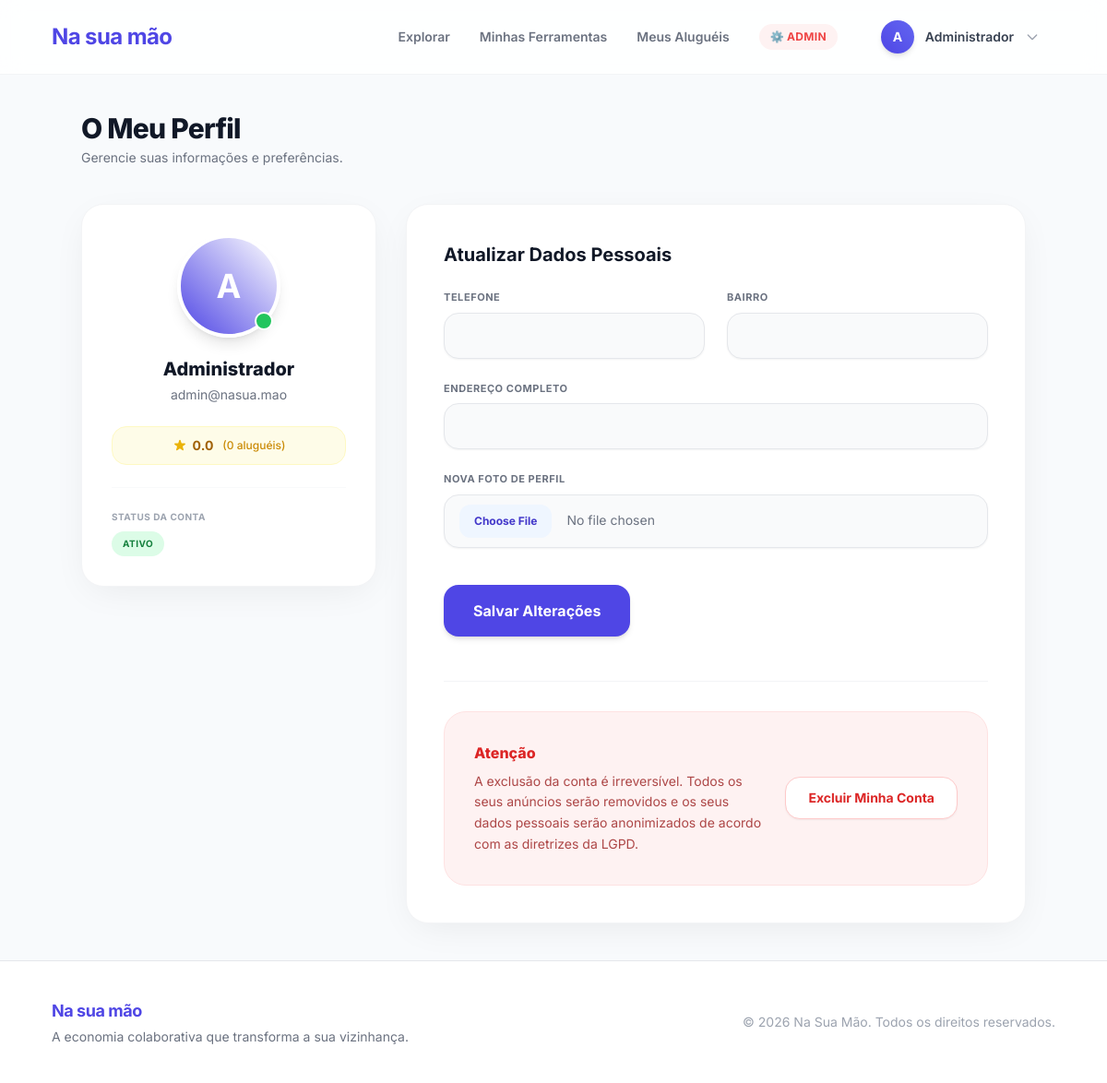
The app's page /perfil (signed in) with its own data.
### models/models.py (models this page shows)
class Usuario(Base):
    __tablename__ = "usuarios"
    id_usuario = Column(Integer, primary_key=True, index=True)
    nome = Column(String(100), nullable=False)
    email = Column(String(100), unique=True, index=True, nullable=False)
    senha = Column(String(255), nullable=False)
    cpf = Column(String(14), unique=True, nullable=False)
    cep = Column(String(9), nullable=True)
    telefone = Column(String(15), nullable=True)
    reputacao_acumulada = Column(Numeric(3, 1), default=0.0)
    tipo_perfil = Column(SAEnum(TipoPerfil), default=TipoPerfil.AMBOS)
    data_cadastro = Column(DateTime(timezone=True), server_default=func.now())
    latitude = Column(Float, nullable=True)
    longitude = Column(Float, nullable=True)
    data_nascimento = Column(Date, nullable=False)
    bairro = Column(String(100), nullable=True)
    endereco = Column(String(255), nullable=True)
    foto = Column(String(255), nullable=True)
    total_alugueis = Column(Integer, default=0)
    status_conta = Column(String(20), default="ativo")
    is_admin = Column(Boolean, default=False)
    ferramentas = relationship("Ferramenta", back_populates="locador")
    reservas_como_locatario = relationship("Reserva", back_populates="locatario", foreign_keys="Reserva.id_locatario")

### src/controllers/auth_controller.py (the view)
@router.get("/perfil", response_class=HTMLResponse)
async def perfil(request: Request, db: Session = Depends(get_db), usuario: Usuario = Depends(require_login)):
    from models.models import Avaliacao
    avaliacoes = db.query(Avaliacao).filter(Avaliacao.id_avaliado == usuario.id_usuario).order_by(Avaliacao.id_avaliacao.desc()).limit(5).all()
    return templates.TemplateResponse("perfil.html", {
        "request": request, "usuario": usuario, "avaliacoes": avaliacoes, "erro": None, "sucesso": None
    })

### templates/perfil.html (shortened to what this page needs)
{% extends "base.html" %}
{% block content %}
<div class="max-w-5xl mx-auto">
  <div class="mb-10">
    <h1 class="text-3xl font-extrabold text-gray-900 tracking-tight">O Meu Perfil</h1>
    <p class="text-sm text-gray-500 mt-1">Gerencie suas informações e preferências.</p>
  </div>
  <div class="grid grid-cols-1 md:grid-cols-12 gap-8 items-start">
    <div class="md:col-span-4 bg-white rounded-3xl shadow-soft border border-gray-100 p-8 text-center sticky top-24">
      <div class="w-28 h-28 rounded-full bg-gradient-to-tr from-primary-600 to-primary-400 text-white flex items-center justify-center text-4xl font-bold mx-auto mb-5 shadow-lg border-4 border-white relative">
        {% if usuario.foto %}
          <img src="{{ usuario.foto }}" class="w-full h-full rounded-full object-cover">
        {% else %}
          {{ usuario.nome[0].upper() }}
        {% endif %}
        <span class="absolute bottom-1 right-1 w-5 h-5 bg-green-500 border-2 border-white rounded-full"></span>
      </div>
      <h2 class="font-extrabold text-xl text-gray-900 mb-1">{{ usuario.nome }}</h2>
      <p class="text-sm text-gray-500 mb-6">{{ usuario.email }}</p>
      <div class="inline-flex items-center gap-1.5 bg-yellow-50 text-yellow-700 px-4 py-2.5 rounded-2xl text-sm font-bold mb-6 border border-yellow-100 w-full justify-center">
        {{ "%.1f"|format(usuario.reputacao_acumulada) }}
        <span class="font-medium text-yellow-600 text-xs ml-1">({{ usuario.total_alugueis }} aluguéis)</span>
      </div>
      <div class="pt-6 border-t border-gray-50">
        <p class="text-[10px] text-gray-400 uppercase font-bold text-left mb-2 tracking-wider">Status da Conta</p>
        <div class="flex">
          <span class="bg-green-100 text-green-700 px-3 py-1.5 rounded-full font-bold uppercase text-[10px] tracking-wider">{{ usuario.status_conta }}</span>
        </div>
      </div>
    </div>
    <div class="md:col-span-8 bg-white rounded-3xl shadow-soft border border-gray-100 p-8 md:p-10">
      <h3 class="font-bold text-gray-900 mb-6 text-xl">Atualizar Dados Pessoais</h3>
      <form method="POST" action="/perfil" enctype="multipart/form-data" class="space-y-6">
        <div class="grid grid-cols-1 sm:grid-cols-2 gap-6">
          <div>
            <label class="block text-[11px] font-bold text-gray-500 uppercase tracking-wider mb-2">Telefone</label>
            <input type="text" name="telefone" value="{{ usuario.telefone or '' }}"
                   class="w-full bg-gray-50 border border-gray-200 rounded-2xl px-4 py-3.5 text-sm focus:ring-2 focus:ring-primary-500 focus:bg-white outline-none transition-all shadow-sm">
          </div>
          <div>
            <label class="block text-[11px] font-bold text-gray-500 uppercase tracking-wider mb-2">Bairro</label>
            <input type="text" name="bairro" value="{{ usuario.bairro or '' }}"
                   class="w-full bg-gray-50 border border-gray-200 rounded-2xl px-4 py-3.5 text-sm focus:ring-2 focus:ring-primary-500 focus:bg-white outline-none transition-all shadow-sm">
          </div>
          <div class="sm:col-span-2">
            <label class="block text-[11px] font-bold text-gray-500 uppercase tracking-wider mb-2">Endereço Completo</label>
            <input type="text" name="endereco" value="{{ usuario.endereco or '' }}"
                   class="w-full bg-gray-50 border border-gray-200 rounded-2xl px-4 py-3.5 text-sm focus:ring-2 focus:ring-primary-500 focus:bg-white outline-none transition-all shadow-sm">
          </div>
          <div class="sm:col-span-2">
            <label class="block text-[11px] font-bold text-gray-500 uppercase tracking-wider mb-2">Nova Foto de Perfil</label>
            <div class="flex items-center gap-4 w-full bg-gray-50 border border-gray-200 rounded-2xl px-4 py-2.5 transition-all shadow-sm hover:bg-white">
              <input type="file" name="foto" accept="image/*"
                     class="w-full text-sm text-gray-500 file:mr-4 file:py-2.5 file:px-4 file:rounded-xl file:border-0 file:text-xs file:font-bold file:bg-primary-50 file:text-primary-700 hover:file:bg-primary-100 cursor-pointer outline-none">
            </div>
          </div>
        </div>
        <div class="pt-4">
          <button type="submit" class="bg-primary-600 hover:bg-primary-700 text-white px-8 py-4 rounded-2xl font-bold transition-all shadow-md hover:shadow-lg transform hover:-translate-y-0.5 w-full sm:w-auto">
            Salvar Alterações
          </button>
        </div>
      </form>
      <div class="mt-12 pt-8 border-t border-gray-100">
        <div class="bg-red-50 border border-red-100 rounded-3xl p-6 md:p-8 flex flex-col md:flex-row items-start md:items-center justify-between gap-6">
          <div>
            <h3 class="font-extrabold text-red-600 mb-2">Atenção</h3>
            <p class="text-sm text-red-800/80 leading-relaxed max-w-md">
              A exclusão da conta é irreversível. Todos os seus anúncios serão removidos e os seus dados pessoais serão anonimizados de acordo com as diretrizes da LGPD.
            </p>
          </div>
          <a href="/perfil/excluir" onclick="return confirm('Tem certeza absoluta que deseja excluir sua conta? Esta ação não pode ser desfeita.')"
             class="whitespace-nowrap bg-white border border-red-200 text-red-600 hover:bg-red-600 hover:text-white px-6 py-3 rounded-2xl text-sm font-bold transition-all shadow-sm">
            Excluir Minha Conta
          </a>
        </div>
      </div>
    </div>
  </div>
</div>
{% endblock %}

### templates/base.html (shortened to what this page needs)
<!DOCTYPE html>
<html lang="pt-PT">
<head>
  <script src="https://cdn.tailwindcss.com"></script>
</head>
<body class="bg-[#f8fafc] flex flex-col min-h-screen font-sans text-gray-800 antialiased selection:bg-primary-100 selection:text-primary-700">
<nav class="bg-white/85 backdrop-blur-md border-b border-gray-100 sticky top-0 z-50 transition-all duration-300">
  <div class="max-w-6xl mx-auto px-4 sm:px-6 lg:px-8">
    <div class="flex justify-between items-center h-20">
      <a href="/" class="flex items-center gap-2 text-2xl font-bold text-primary-600 hover:text-primary-700 transition tracking-tight">
        Na sua mão
      </a>
      <div class="hidden md:flex items-center gap-8">
        <a href="/" class="text-sm font-semibold text-gray-500 hover:text-primary-600 transition-colors">Explorar</a>
        {% if usuario %}
          <a href="/minhas-ferramentas" class="text-sm font-semibold text-gray-500 hover:text-primary-600 transition-colors">Minhas Ferramentas</a>
          <a href="/meus-alugueis" class="text-sm font-semibold text-gray-500 hover:text-primary-600 transition-colors">Meus Aluguéis</a>
          {% if usuario.is_admin %}
            <a href="/admin/" class="text-xs font-bold text-red-500 hover:text-red-600 bg-red-50 px-3 py-1.5 rounded-full transition-colors tracking-wide uppercase">⚙️ Admin</a>
          {% endif %}
          <div class="relative group ml-2">
            <button class="flex items-center gap-3 hover:bg-gray-50 p-1.5 pr-4 rounded-full border border-transparent hover:border-gray-200 transition-all cursor-pointer">
              <div class="w-9 h-9 rounded-full bg-gradient-to-tr from-primary-600 to-primary-500 text-white flex items-center justify-center font-bold text-sm shadow-md">
                {{ usuario.nome[0].upper() }}
              </div>
              <span class="text-sm font-semibold text-gray-700">{{ usuario.nome.split()[0] }}</span>
              <svg class="w-4 h-4 text-gray-400" fill="none" stroke="currentColor" viewBox="0 0 24 24"><path stroke-linecap="round" stroke-linejoin="round" stroke-width="2" d="M19 9l-7 7-7-7"></path></svg>
            </button>
          </div>
        {% endif %}
      </div>
    </div>
  </div>
</nav>
<main class="flex-grow max-w-6xl mx-auto w-full px-4 sm:px-6 lg:px-8 py-10">
  {% block content %}{% endblock %}
</main>
<footer class="bg-white border-t border-gray-200 mt-auto py-10">
  <div class="max-w-6xl mx-auto px-4 sm:px-6 lg:px-8 flex flex-col md:flex-row justify-between items-center gap-6">
    <div class="text-center md:text-left">
      <p class="font-bold text-lg text-primary-600 mb-1 tracking-tight">Na sua mão</p>
      <p class="text-gray-500 text-sm">A economia colaborativa que transforma a sua vizinhança.</p>
    </div>
    <div class="text-gray-400 text-sm text-center md:text-right">
      <p>© 2026 Na Sua Mão. Todos os direitos reservados.</p>
    </div>
  </div>
</footer>
</body>
</html>

### records on screen
Usuario: nome "A", nome "Administrador", email "admin@nasua.mao", reputacao_acumulada "0.0", total_alugueis "0", status_conta "ATIVO"
